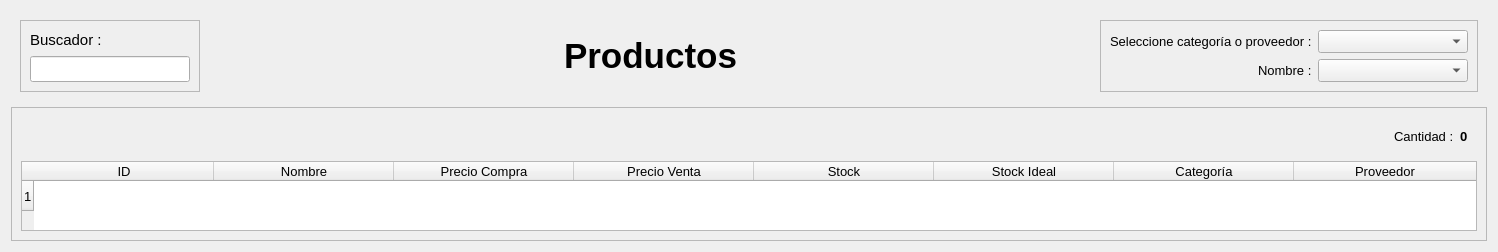
      <widget class="QWidget" name="widget">
       <layout class="QVBoxLayout" name="verticalLayout_4">
        <item>
         <widget class="QFrame" name="frame_4">
          <property name="frameShape">
           <enum>QFrame::Shape::NoFrame</enum>
          </property>
          <property name="frameShadow">
           <enum>QFrame::Shadow::Raised</enum>
          </property>
          <layout class="QHBoxLayout" name="horizontalLayout_3">
           <item>
            <widget class="QFrame" name="frame_5">
             <property name="minimumSize">
              <size>
               <width>180</width>
               <height>0</height>
              </size>
             </property>
             <property name="maximumSize">
              <size>
               <width>180</width>
               <height>16777215</height>
              </size>
             </property>
             <property name="font">
              <font>
               <pointsize>11</pointsize>
               <bold>true</bold>
              </font>
             </property>
             <property name="frameShape">
              <enum>QFrame::Shape::StyledPanel</enum>
             </property>
             <property name="frameShadow">
              <enum>QFrame::Shadow::Raised</enum>
             </property>
             <layout class="QVBoxLayout" name="verticalLayout_6">
              <item>
               <widget class="QLabel" name="label_6">
                <property name="font">
                 <font>
                  <pointsize>11</pointsize>
                  <bold>false</bold>
                 </font>
                </property>
                <property name="text">
                 <string>Buscador :</string>
                </property>
               </widget>
              </item>
              <item>
               <widget class="QLineEdit" name="lineEdit">
                <property name="font">
                 <font>
                  <pointsize>11</pointsize>
                  <bold>false</bold>
                 </font>
                </property>
               </widget>
              </item>
             </layout>
            </widget>
           </item>
           <item>
            <spacer name="horizontalSpacer_11">
             <property name="orientation">
              <enum>Qt::Orientation::Horizontal</enum>
             </property>
             <property name="sizeHint" stdset="0">
              <size>
               <width>40</width>
               <height>20</height>
              </size>
             </property>
            </spacer>
           </item>
           <item alignment="Qt::AlignmentFlag::AlignHCenter">
            <widget class="QLabel" name="label_5">
             <property name="font">
              <font>
               <pointsize>26</pointsize>
               <bold>true</bold>
              </font>
             </property>
             <property name="frameShape">
              <enum>QFrame::Shape::NoFrame</enum>
             </property>
             <property name="text">
              <string>Productos</string>
             </property>
            </widget>
           </item>
           <item>
            <spacer name="horizontalSpacer_12">
             <property name="orientation">
              <enum>Qt::Orientation::Horizontal</enum>
             </property>
             <property name="sizeHint" stdset="0">
              <size>
               <width>40</width>
               <height>20</height>
              </size>
             </property>
            </spacer>
           </item>
           <item alignment="Qt::AlignmentFlag::AlignRight">
            <widget class="QFrame" name="frame_6">
             <property name="minimumSize">
              <size>
               <width>350</width>
               <height>0</height>
              </size>
             </property>
             <property name="maximumSize">
              <size>
               <width>400</width>
               <height>16777215</height>
              </size>
             </property>
             <property name="frameShape">
              <enum>QFrame::Shape::StyledPanel</enum>
             </property>
             <property name="frameShadow">
              <enum>QFrame::Shadow::Raised</enum>
             </property>
             <layout class="QGridLayout" name="gridLayout_2">
              <item row="0" column="0" alignment="Qt::AlignmentFlag::AlignRight">
               <widget class="QLabel" name="label_7">
                <property name="font">
                 <font>
                  <pointsize>10</pointsize>
                  <bold>false</bold>
                 </font>
                </property>
                <property name="text">
                 <string>Seleccione categoría o proveedor :</string>
                </property>
               </widget>
              </item>
              <item row="0" column="1">
               <widget class="QComboBox" name="comboBox">
                <property name="minimumSize">
                 <size>
                  <width>150</width>
                  <height>0</height>
                 </size>
                </property>
                <property name="maximumSize">
                 <size>
                  <width>150</width>
                  <height>16777215</height>
                 </size>
                </property>
                <property name="font">
                 <font>
                  <pointsize>10</pointsize>
                  <bold>false</bold>
                 </font>
                </property>
               </widget>
              </item>
              <item row="1" column="1">
               <widget class="QComboBox" name="comboBox_2">
                <property name="minimumSize">
                 <size>
                  <width>150</width>
                  <height>0</height>
                 </size>
                </property>
                <property name="maximumSize">
                 <size>
                  <width>150</width>
                  <height>16777215</height>
                 </size>
                </property>
                <property name="font">
                 <font>
                  <pointsize>10</pointsize>
                  <bold>false</bold>
                 </font>
                </property>
               </widget>
              </item>
              <item row="1" column="0" alignment="Qt::AlignmentFlag::AlignRight">
               <widget class="QLabel" name="label_8">
                <property name="font">
                 <font>
                  <pointsize>10</pointsize>
                  <bold>false</bold>
                 </font>
                </property>
                <property name="text">
                 <string>Nombre :</string>
                </property>
               </widget>
              </item>
             </layout>
            </widget>
           </item>
          </layout>
         </widget>
        </item>
        <item>
         <widget class="QFrame" name="frame_34">
          <property name="frameShape">
           <enum>QFrame::Shape::StyledPanel</enum>
          </property>
          <property name="frameShadow">
           <enum>QFrame::Shadow::Raised</enum>
          </property>
          <layout class="QVBoxLayout" name="verticalLayout_17">
           <item>
            <widget class="QFrame" name="frame_35">
             <property name="frameShape">
              <enum>QFrame::Shape::NoFrame</enum>
             </property>
             <property name="frameShadow">
              <enum>QFrame::Shadow::Raised</enum>
             </property>
             <layout class="QHBoxLayout" name="horizontalLayout_12">
              <item>
               <spacer name="horizontalSpacer_94">
                <property name="orientation">
                 <enum>Qt::Orientation::Horizontal</enum>
                </property>
                <property name="sizeHint" stdset="0">
                 <size>
                  <width>40</width>
                  <height>20</height>
                 </size>
                </property>
               </spacer>
              </item>
              <item>
               <widget class="QLabel" name="label_64">
                <property name="font">
                 <font>
                  <pointsize>10</pointsize>
                  <bold>false</bold>
                 </font>
                </property>
                <property name="text">
                 <string>Cantidad :</string>
                </property>
               </widget>
              </item>
              <item>
               <widget class="QLabel" name="label_62">
                <property name="font">
                 <font>
                  <pointsize>10</pointsize>
                  <bold>true</bold>
                 </font>
                </property>
                <property name="text">
                 <string>0</string>
                </property>
               </widget>
              </item>
             </layout>
            </widget>
           </item>
           <item>
            <widget class="QTableWidget" name="tableWidget">
             <property name="font">
              <font>
               <pointsize>10</pointsize>
               <bold>false</bold>
              </font>
             </property>
             <property name="sizeAdjustPolicy">
              <enum>QAbstractScrollArea::SizeAdjustPolicy::AdjustToContents</enum>
             </property>
             <property name="dragEnabled">
              <bool>false</bool>
             </property>
             <property name="alternatingRowColors">
              <bool>false</bool>
             </property>
             <property name="verticalScrollMode">
              <enum>QAbstractItemView::ScrollMode::ScrollPerPixel</enum>
             </property>
             <property name="horizontalScrollMode">
              <enum>QAbstractItemView::ScrollMode::ScrollPerPixel</enum>
             </property>
             <property name="showGrid">
              <bool>false</bool>
             </property>
             <attribute name="horizontalHeaderCascadingSectionResizes">
              <bool>false</bool>
             </attribute>
             <attribute name="horizontalHeaderDefaultSectionSize">
              <number>180</number>
             </attribute>
             <attribute name="horizontalHeaderShowSortIndicator" stdset="0">
              <bool>false</bool>
             </attribute>
             <attribute name="horizontalHeaderStretchLastSection">
              <bool>true</bool>
             </attribute>
             <attribute name="verticalHeaderStretchLastSection">
              <bool>false</bool>
             </attribute>
             <row/>
             <column>
              <property name="text">
               <string>ID</string>
              </property>
             </column>
             <column>
              <property name="text">
               <string>Nombre</string>
              </property>
             </column>
             <column>
              <property name="text">
               <string>Precio Compra</string>
              </property>
             </column>
             <column>
              <property name="text">
               <string>Precio Venta</string>
              </property>
             </column>
             <column>
              <property name="text">
               <string>Stock</string>
              </property>
             </column>
             <column>
              <property name="text">
               <string>Stock Ideal</string>
              </property>
             </column>
             <column>
              <property name="text">
               <string>Categoría</string>
              </property>
             </column>
             <column>
              <property name="text">
               <string>Proveedor</string>
              </property>
             </column>
            </widget>
           </item>
          </layout>
         </widget>
        </item>
       </layout>
      </widget>
